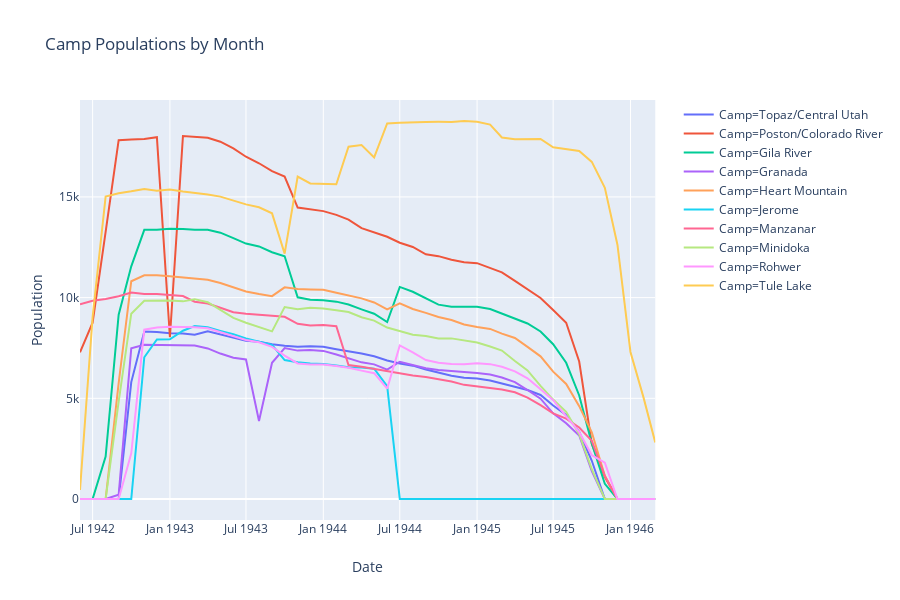

Write notebook code for a chart like this one.
### Markdown cell above
Now we can look at the data and start to see beyond the numbers. **This over-laid line plot compares the change in populations of the camps by month.**

### Code cell
pop_by_month2 = pop_by_month.drop("Total", axis = 1)
melted = pd.melt(pop_by_month2, id_vars = ["Date"], value_vars = pop_by_month2.columns[1:], var_name = 'Camp', value_name = "Population")
fig = px.line(melted, x = 'Date', y = 'Population', color = 'Camp', title = 'Camp Populations by Month')
fig.show();
